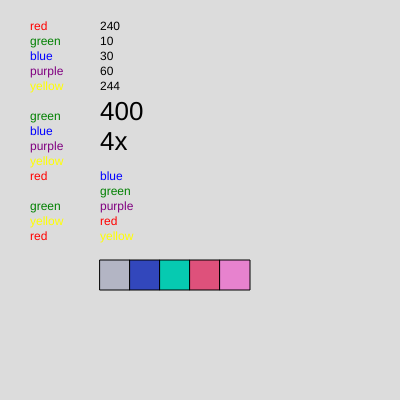
Frame 1 (no input)
Frame 60 (no input): identical to frame 1, image omitted
Frame 120 (the mouse pressed at the canvas centre since frame 60): identical to frame 1, image omitted

The p5.js sketch that drew this single still picture (run headless with seeded random() and noise() and a simulated clock; from frame 60 on, the mouse is pressed at the canvas centre):

// p5.js sketch
// ── sketch.js
let getallen;
let optellen1 = [3, 55, 93, 20, 102, 6];
let optellen2 = [14, 22, 80, 5];
let squares = ['#', '#', '#', '#', '#', ];
let squareOpties = '0123456789ABCDEF';

function setup() {
  createCanvas(400, 400);
  for (i = 0; i < 5; i++) {
    for (r = 0; r < 6; r++) {
      squares[i] += random(squareOpties.split(''));
    }
  }
}

function draw() {
  background(220);
  textSize(12);

  let kleuren = ["red", "green", "blue", "purple", "yellow"];

  // Tekstkleuren
  for (let i = 0; i < 5; i++) {
    fill(kleuren[i]);
    text(kleuren[i], 30, 30 + i * 15);
  }

  // Tekstkleuren 2
  kleuren.shift();
  kleuren.push("red");
  for (let i = 0; i < 5; i++) {
    fill(kleuren[i]);
    text(kleuren[i], 30, 120 + i * 15);
  }

  // Tekstkleuren 3
  kleuren.splice(1,2);
  for (let i = 0; i < 3; i++) {
    fill(kleuren[i]);
    text(kleuren[i], 30, 210 + i * 15);
  }

  // Getallen 1
  getallen = [400, 240, 10, 490, 30, 60, 244, 500, 301, 300];
  for (let i = getallen.length; i > -1; i--) {
    if (getallen[i] >= 300) {
      getallen.splice(i,1);
    }
  }

  fill(0);
  for (let i = 0; i < getallen.length; i++) {
    text(getallen[i], 100, 30 + 15 * i);
  }

  // Getallen 2
  let optellenTotaal = 0;
  let optellenLength = 0;

  for (let r = 1; r < 3; r++) {
    if (r == 1) {
      optellenLength = optellen1.length;
    } else {
      optellenLength = optellen2.length;
    }
    for (let i = 0; i < optellenLength; i++) {
      if (r == 1) {
        optellenTotaal += optellen1[i];
      } else if (r = 2) {
        optellenTotaal += optellen2[i];
      }
    }
  }

  textSize(26);
  text(optellenTotaal,100,120);

  // Letters tellen
  let tekst = "Overheidsfinancieringstekort";
  let tekstTellen = 0;
  for (i = 0; i < tekst.length; i++) {
    if (tekst.charAt(i) == "e") {
      tekstTellen += 1;
    }
  }
  text(tekstTellen + "x",100,150);

  // Tekstkleuren 4
  kleuren.push("blue");
  kleuren.push("purple");
  kleuren.sort();
  textSize(12);
  for (i = 0; i < 5; i++) {
    fill(kleuren[i]);
    text(kleuren[i], 100, 180 + i * 15);
  }

  // Vormen
  for (i = 0; i < 5; i++) {
    fill(squares[i]);
    rect(100 + i * 30,260,30,30);
  }
  
  // Delen

}
